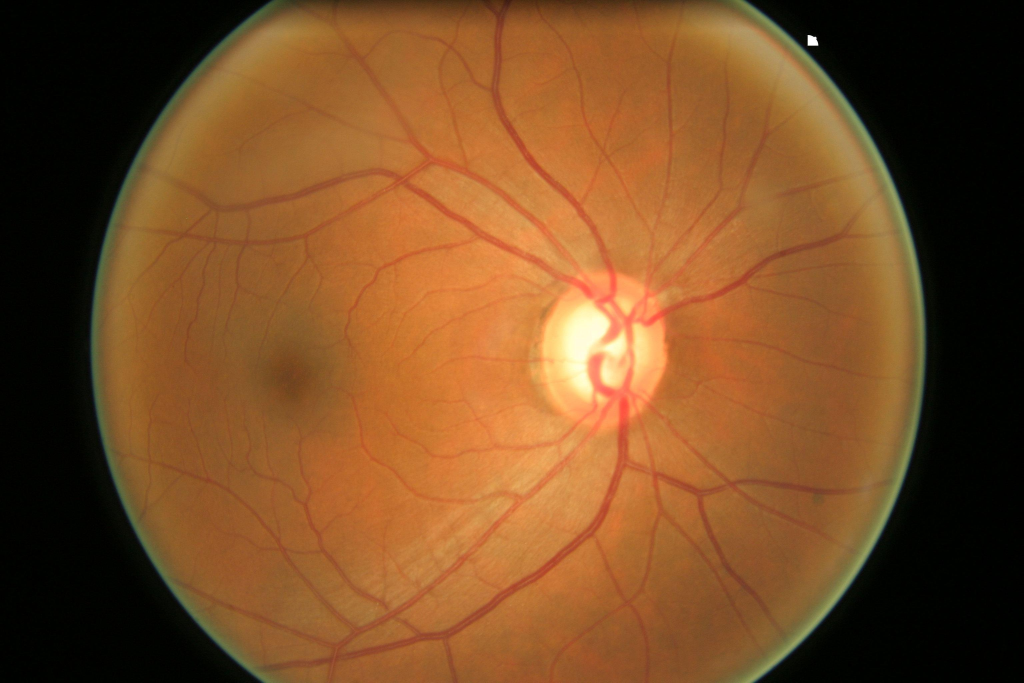
#> input picture Retina_scan/glaucoma/test_set/001.jpg, 3072 x 2048 px, found by its file name (shown at 1/3 size)
$ python vessel_segmentation.py
#> lines starting #> are read from the running program, lines starting #| are printed output that depends on the picture; after the words box and inside, x2 and y2 are one past the last pixel; in counts of white or black regions, pixels touching at a corner belong together
# -*- coding: utf-8 -*-
"""
Created on Wed Dec  8 19:44:25 2021

@author: Valerya
"""

#import numpy as np
#import skimage.io as io
import matplotlib.pyplot as plt
from skimage.exposure import  equalize_adapthist
from skimage.filters import threshold_otsu
import cv2
from skimage.exposure import rescale_intensity
from skimage.filters import sobel

n = "001"

directory = "D:/Files/4/BIA4/ICA1/glaucoma/archive/ORIGA/ORIGA/Images/"
img_rgb = plt.imread(directory+n+".jpg")
#> img_rgb is the input picture: shape (2048, 3072, 3); mean R, G, B 121, 76.9, 38.1
img_r = img_rgb[:,:,0]
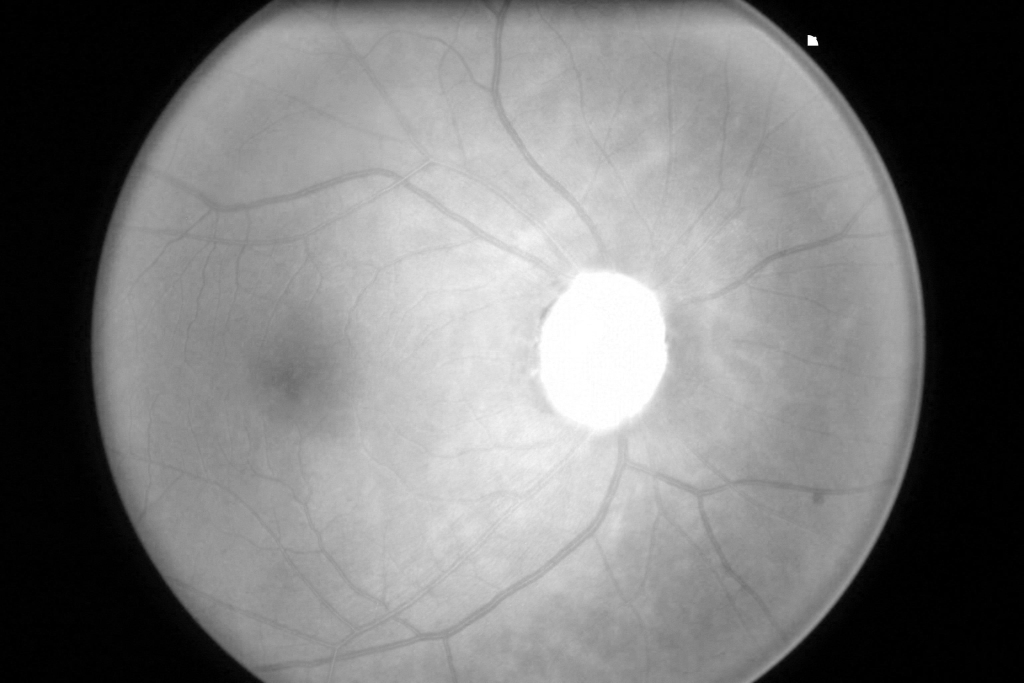
#> img_r: shape (2048, 3072) (shown at 1/3 size); min 0, max 255, mean 121
img_g = img_rgb[:,:,1]
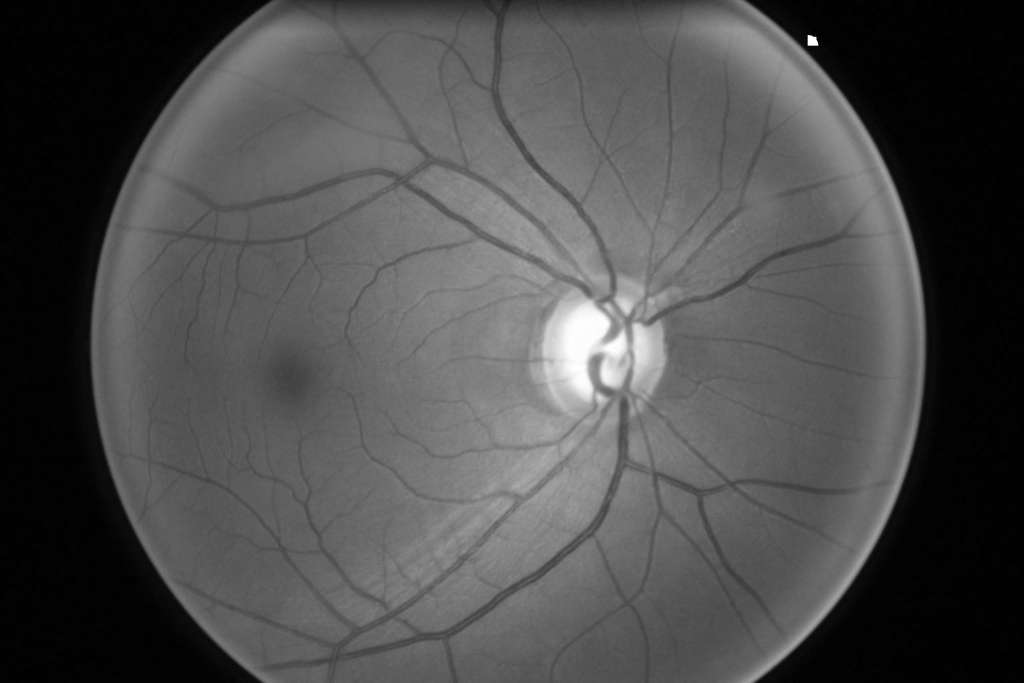
#> img_g: shape (2048, 3072) (shown at 1/3 size); min 0, max 255, mean 76.9
img_b = img_rgb[:,:,2]
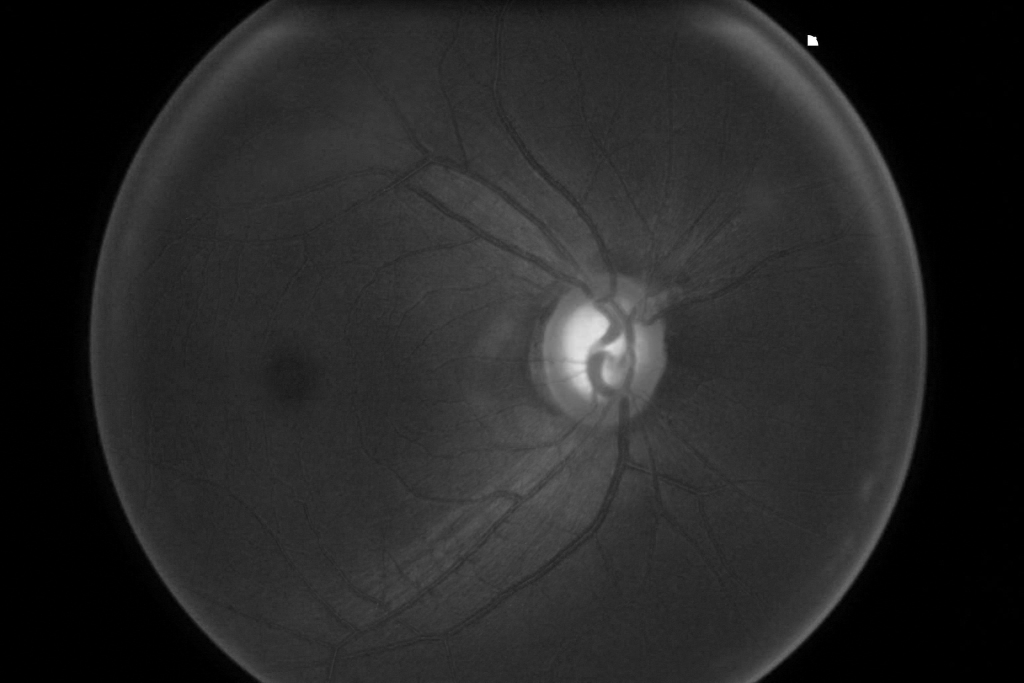
#> img_b: shape (2048, 3072) (shown at 1/3 size); min 0, max 255, mean 38.1

img_GaussianBlur=cv2.GaussianBlur(img_g,(9,9),1.5)
plt.imshow(img_GaussianBlur, cmap = "gray")

r = 4
i = 5
kernel = cv2.getStructuringElement(cv2.MORPH_CROSS, (2 * r + 1, 2 * r + 1))
img_blackhat = cv2.morphologyEx(img_GaussianBlur, cv2.MORPH_BLACKHAT, kernel, iterations=i)
plt.imshow(img_blackhat, cmap = "gray")

img_equalized_CLAHE = equalize_adapthist(img_blackhat, clip_limit=0.04)
plt.imshow(img_equalized_CLAHE, cmap = "gray")

ret, mask = cv2.threshold(img_g, 30, 255, cv2.THRESH_BINARY)
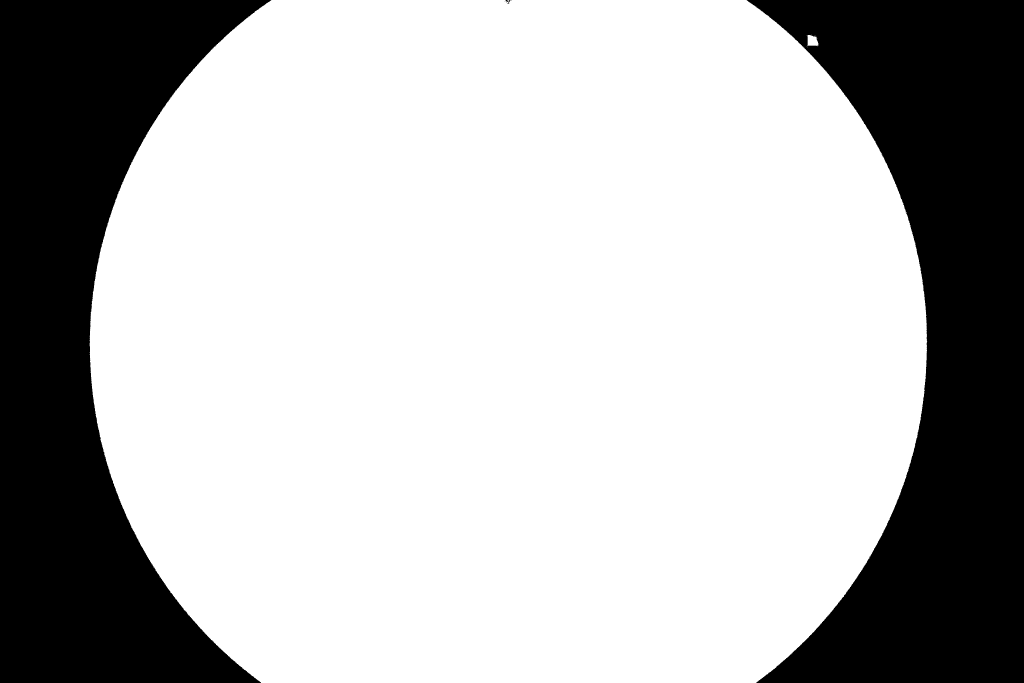
#> mask: shape (2048, 3072) (shown at 1/3 size); 71.5% white; 7 black regions (4 under 20 px), largest, box (x1, y1, x2, y2) and area: (2240, 0, 3072, 2048) 916279, (0, 0, 814, 2048) 876321, (1517, 0, 1530, 8) 54
kernel = cv2.getStructuringElement(cv2.MORPH_ELLIPSE, (2 * r + 1, 2 * r + 1))
plt.imshow(mask, cmap = "gray")

mask_erode = cv2.erode(mask, kernel, iterations=10)/255
#> mask_erode: shape (2048, 3072) float64; values 0 (black) and 1 (white), 68.3% white; 3 black regions, box (x1, y1, x2, y2) and area: (2200, 0, 3072, 2048) 1016511, (0, 0, 854, 2048) 975724, (1474, 0, 1574, 51) 3938
plt.imshow(mask_erode, cmap = "gray")

img_masked = mask_erode * img_equalized_CLAHE
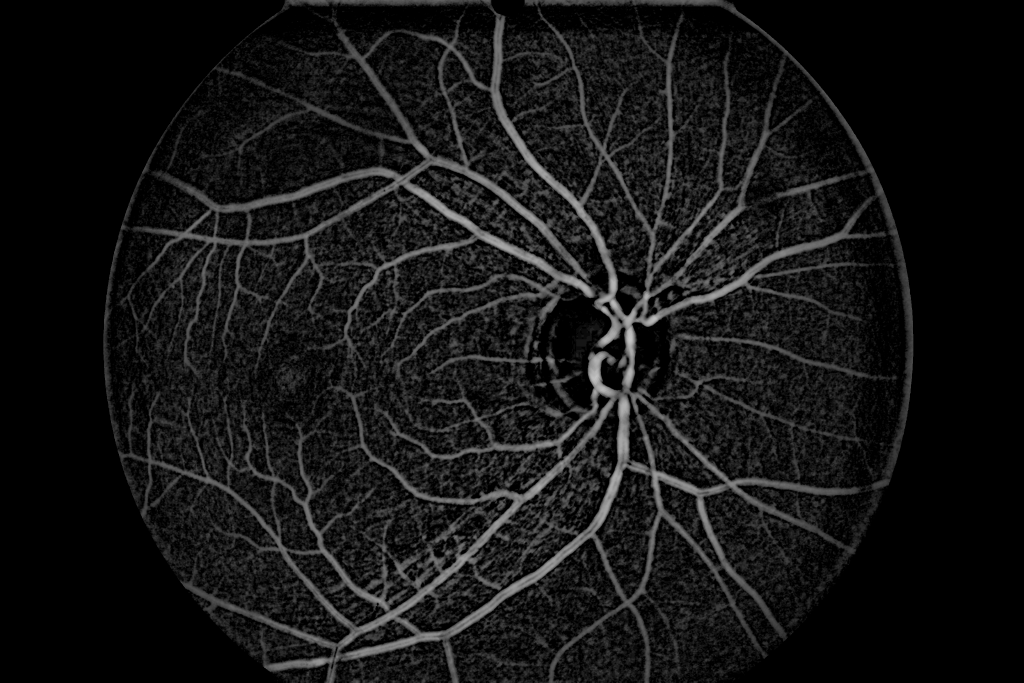
#> img_masked: shape (2048, 3072) float64 (shown at 1/3 size); min 0, max 0.773, mean 0.0834
plt.imshow(img_masked, cmap = "gray")

img_rescale_intensity = rescale_intensity(img_masked, in_range=(0.2, 0.6), out_range=(0, 255))
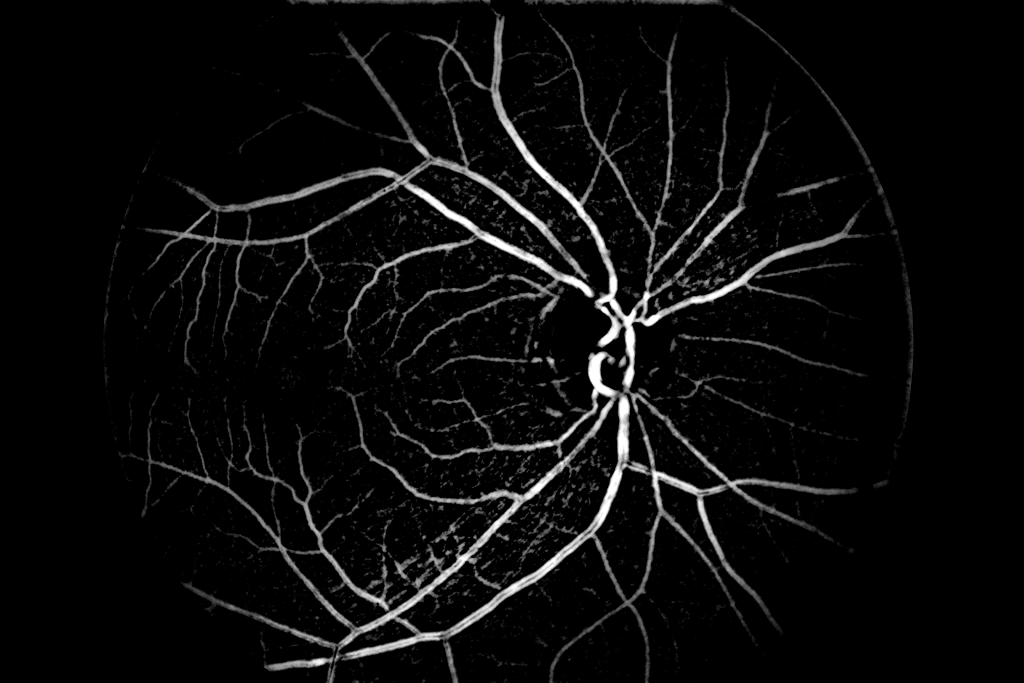
#> img_rescale_intensity: shape (2048, 3072) float64 (shown at 1/3 size); min 0, max 255, mean 11.5
plt.hist(img_rescale_intensity.ravel(), bins=100, color="black")
plt.imshow(img_rescale_intensity, cmap = "gray")

plt.imsave(directory+n+".vessel.jpg", img_rescale_intensity, cmap="gray")
'''
t = threshold_otsu(img_rescale_intensity)
plt.imshow(img_rescale_intensity > t, cmap = "gray")
'''
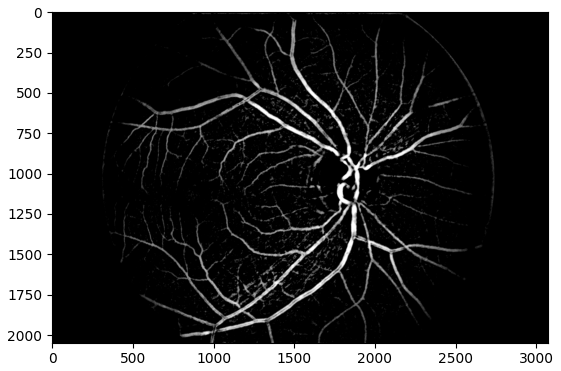
#> figure drawn by matplotlib, 1 panel

$ run again, with Retina_scan/glaucoma/test_set/002.jpg copied over Retina_scan/glaucoma/test_set/001.jpg
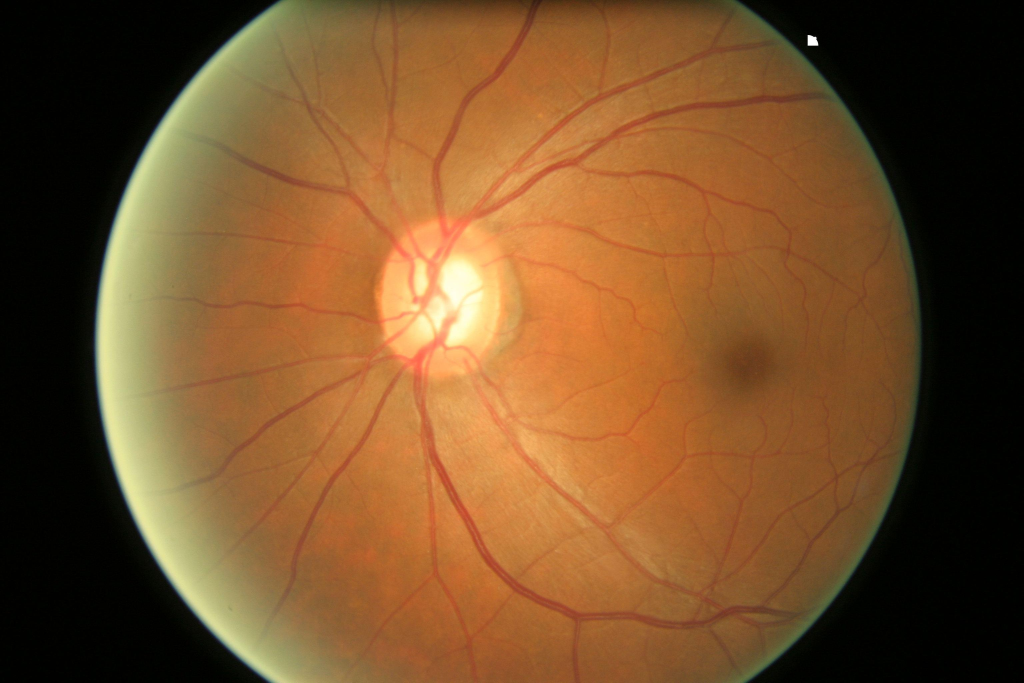
#> input picture Retina_scan/glaucoma/test_set/002.jpg, 3072 x 2048 px, found by its file name (shown at 1/3 size)
#> img_rgb is the input picture: shape (2048, 3072, 3); mean R, G, B 118.6, 80.3, 43
#> `ret, mask = cv2.threshold(img_g, 30, 255, cv2.THRESH_BINARY)`:
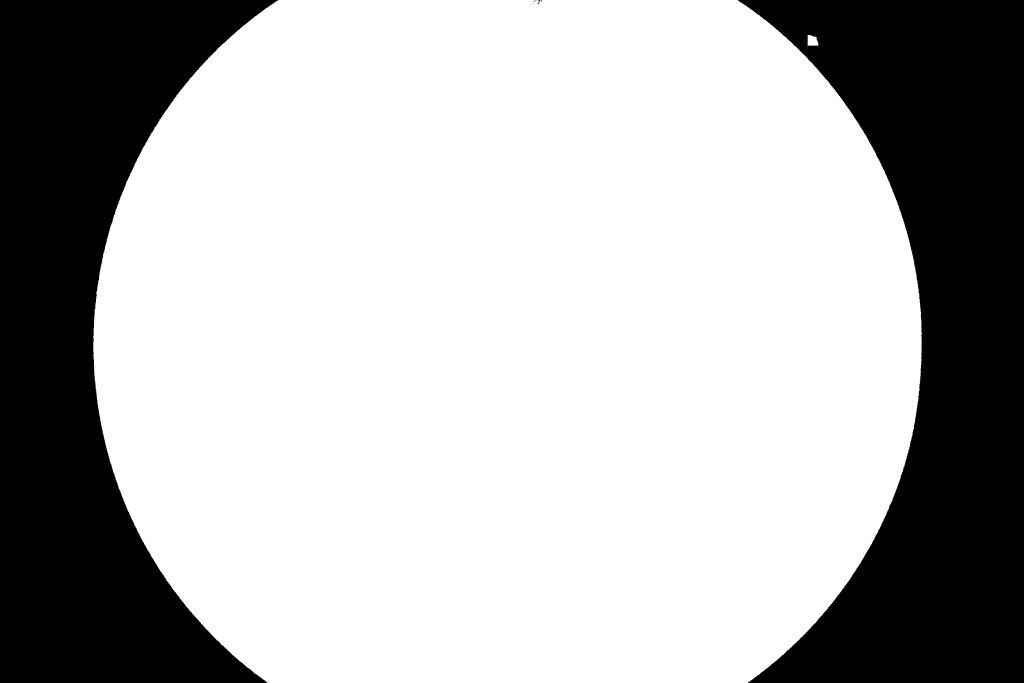
#> mask: shape (2048, 3072) (shown at 1/3 size); 70.5% white; 9 black regions (6 under 20 px), largest, box (x1, y1, x2, y2) and area: (2214, 0, 3072, 2048) 952563, (0, 0, 834, 2048) 902423, (1611, 5, 1620, 12) 21
#> mask_erode: shape (2048, 3072) float64; values 0 (black) and 1 (white), 67.3% white; 3 black regions, box (x1, y1, x2, y2) and area: (2174, 0, 3072, 2048) 1053417, (0, 0, 874, 2048) 1002395, (1560, 0, 1667, 54) 4582
#> `'''`:
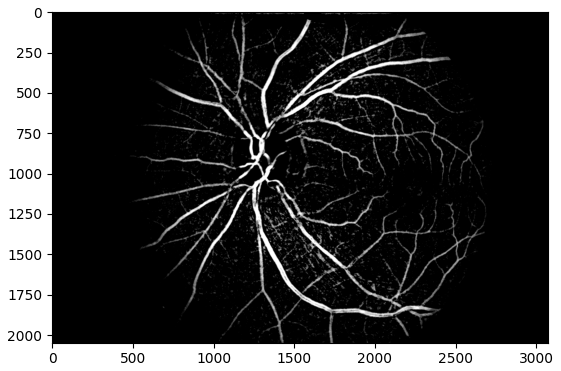
#> figure drawn by matplotlib, 1 panel

$ run again, with Retina_scan/glaucoma/test_set/003.jpg copied over Retina_scan/glaucoma/test_set/001.jpg
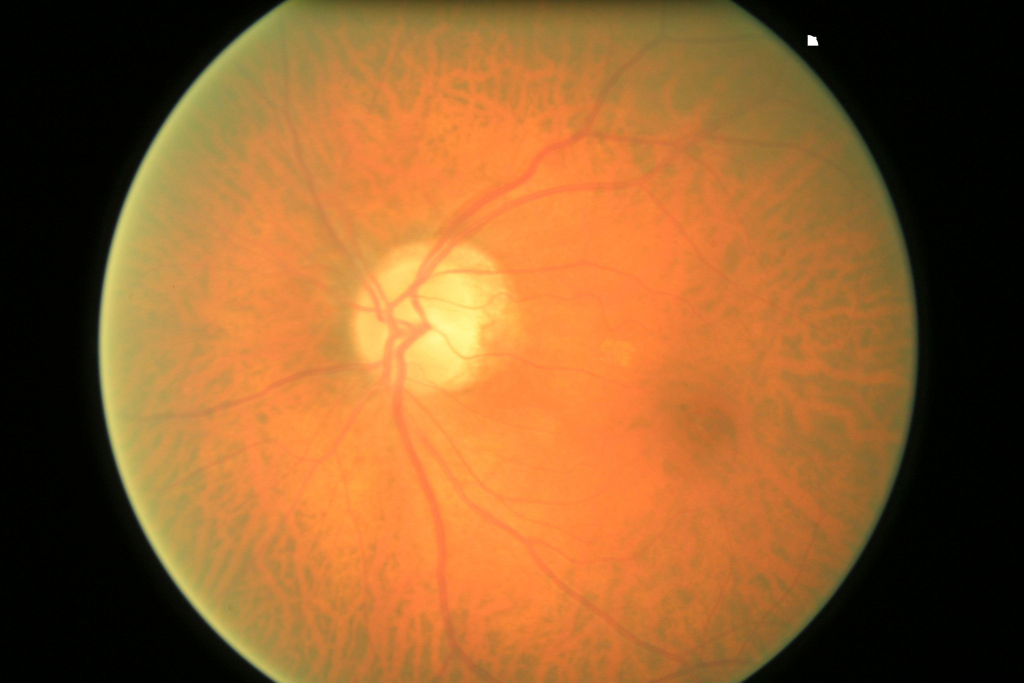
#> input picture Retina_scan/glaucoma/test_set/003.jpg, 3072 x 2048 px, found by its file name (shown at 1/3 size)
#> img_rgb is the input picture: shape (2048, 3072, 3); mean R, G, B 145.9, 94.2, 45.4
#> `ret, mask = cv2.threshold(img_g, 30, 255, cv2.THRESH_BINARY)`:
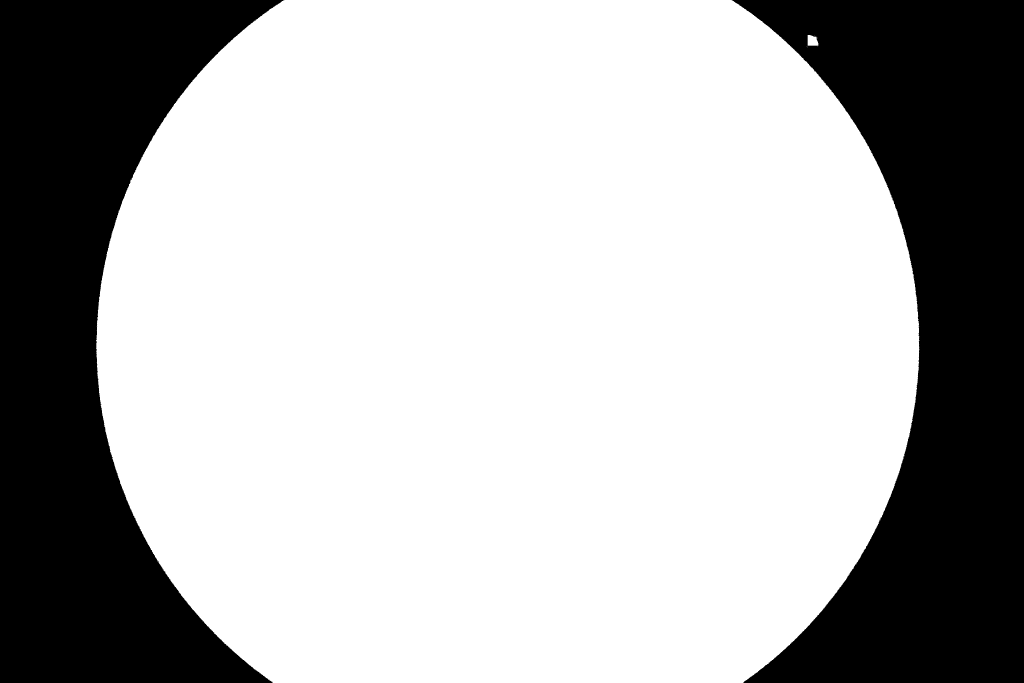
#> mask: shape (2048, 3072) (shown at 1/3 size); 69.8% white; 3 black regions (1 under 20 px), largest, box (x1, y1, x2, y2) and area: (2195, 0, 3072, 2048) 974573, (0, 0, 853, 2048) 925262
#> mask_erode: shape (2048, 3072) float64; values 0 (black) and 1 (white), 66.6% white; 2 black regions, box (x1, y1, x2, y2) and area: (2155, 0, 3072, 2048) 1075901, (0, 0, 893, 2048) 1025723
#> `'''`:
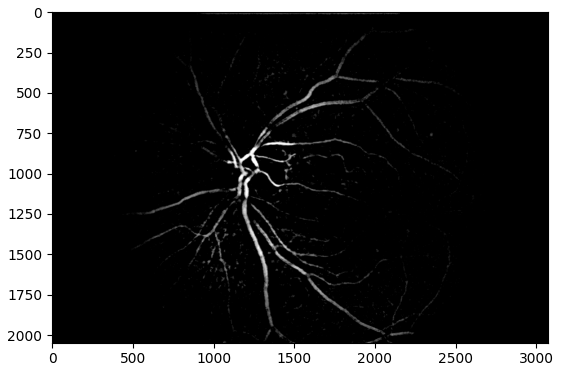
#> figure drawn by matplotlib, 1 panel
